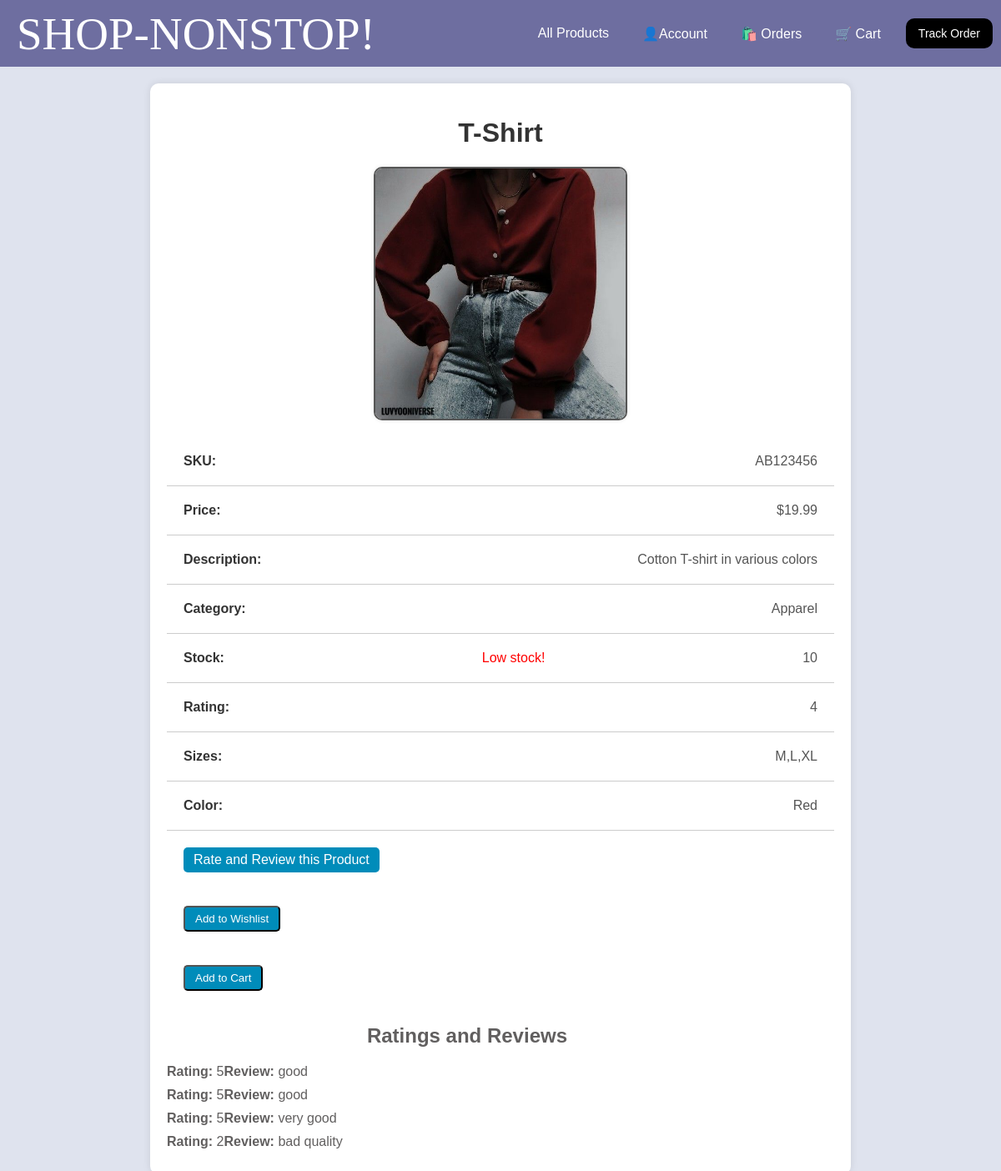
Before: /product/P10001 with the older database file.
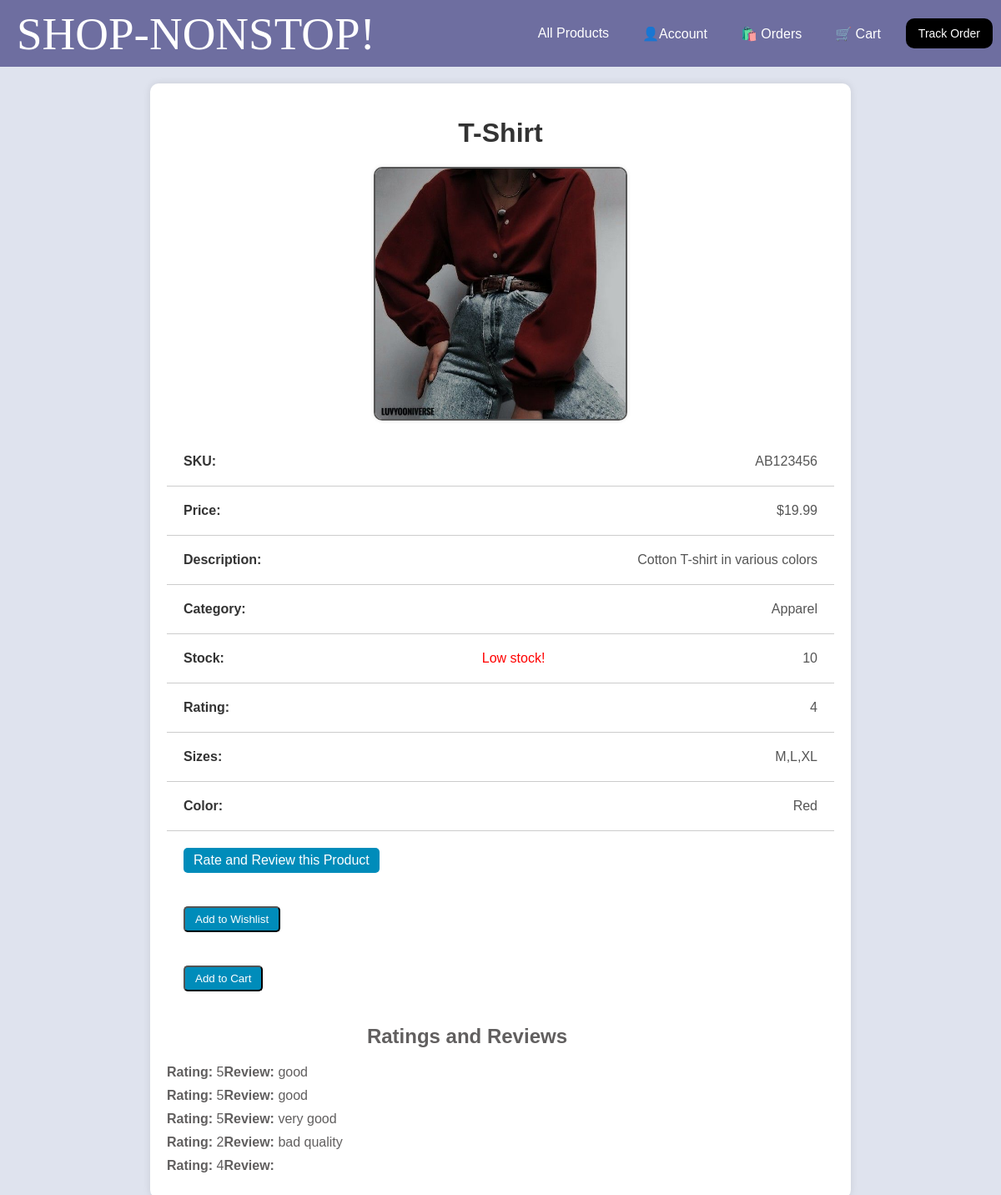
After: the same page with the newer database file.
### app/models.py (models this page shows, shortened)
class RatingReview(db.Model):
    __tablename__ = 'rating_review'
    id = db.Column(db.Integer, primary_key=True)
    item_id = db.Column(db.String(80), db.ForeignKey('item.Item_ID'), nullable=False)
    rating = db.Column(db.Integer, nullable=False)
    review = db.Column(db.Text, nullable=True)

### app/routes.py (the view)
@app.route('/product/<string:Item_ID>')
def product_page(Item_ID):
    product = Items.query.filter_by(Item_ID=Item_ID).first()
    if product is None:
        abort(404)
    product1 = Items.query.filter_by(Item_ID=Item_ID).first()
    ratings_reviews = RatingReview.query.filter_by(item_id=Item_ID).all()
    image_path = product1.pic
    return render_template('product.html', product=product,image_path=image_path,ratings_reviews=ratings_reviews)

### app/templates/product.html (shortened to what this page needs)
{% extends "base.html" %}
{% block content %}
<div class="product-container">
    <h1>{{ product.name }}</h1>
    <img src="{{ image_path }}" alt="Product Image" class="product-image">
    <ul class="product-details">
        <li class="product-item"><strong>SKU:</strong> {{ product.sku }}</li>
        <li class="product-item"><strong>Price:</strong> ${{ product.price }}</li>
        <li class="product-item"><strong>Description:</strong> {{ product.item_desc }}</li>
        <li class="product-item"><strong>Category:</strong> {{ product.category }}</li>
        <li class="product-item"><strong>Stock:</strong>
            {% if product.stock <= 10 %}
                <span style="color: red;">Low stock!</span>
            {% endif %}
            {{ product.stock }}
        </li>
        <li class="product-item"><strong>Rating:</strong> {{ product.item_star }}</li>
        <li class="product-item"><strong>Sizes:</strong> {{ product.itme_sizes }}</li>
        <li class="product-item"><strong>Color:</strong> {{ product.color }}</li>
        <li class="product-item" style="border-bottom: none;"><a href="/product/{{ product.Item_ID }}/rating_review" class="rating-review-btn">Rate and Review this Product</a></li>
        <li class="product-item" style="border-bottom: none;">
            <form action="{{ url_for('add_to_wishlist') }}" method="POST">
                <button type="submit" class="rating-review-btn">Add to Wishlist</button>
            </form>
        </li>
        <li class="product-item" style="border-bottom: none;">
            <form action="{{ url_for('add_to_cart') }}" method="POST">
                <button type="submit" class="rating-review-btn">Add to Cart</button>
            </form>
        </li>
    </ul>
    <div class="ratings-reviews">
        <h2>Ratings and Reviews</h2>
        {% if ratings_reviews %}
            {% for rating_review in ratings_reviews %}
                <div class="rating-review">
                    <p><strong>Rating:</strong> {{ rating_review.rating }}</p>
                    <p><strong>Review:</strong> {{ rating_review.review }}</p>
                </div>
            {% endfor %}
        {% else %}
            <p>No ratings and reviews yet.</p>
        {% endif %}
    </div>
</div>
{% endblock %}

Changed rows visible on the page:
added RatingReview: rating "4"
